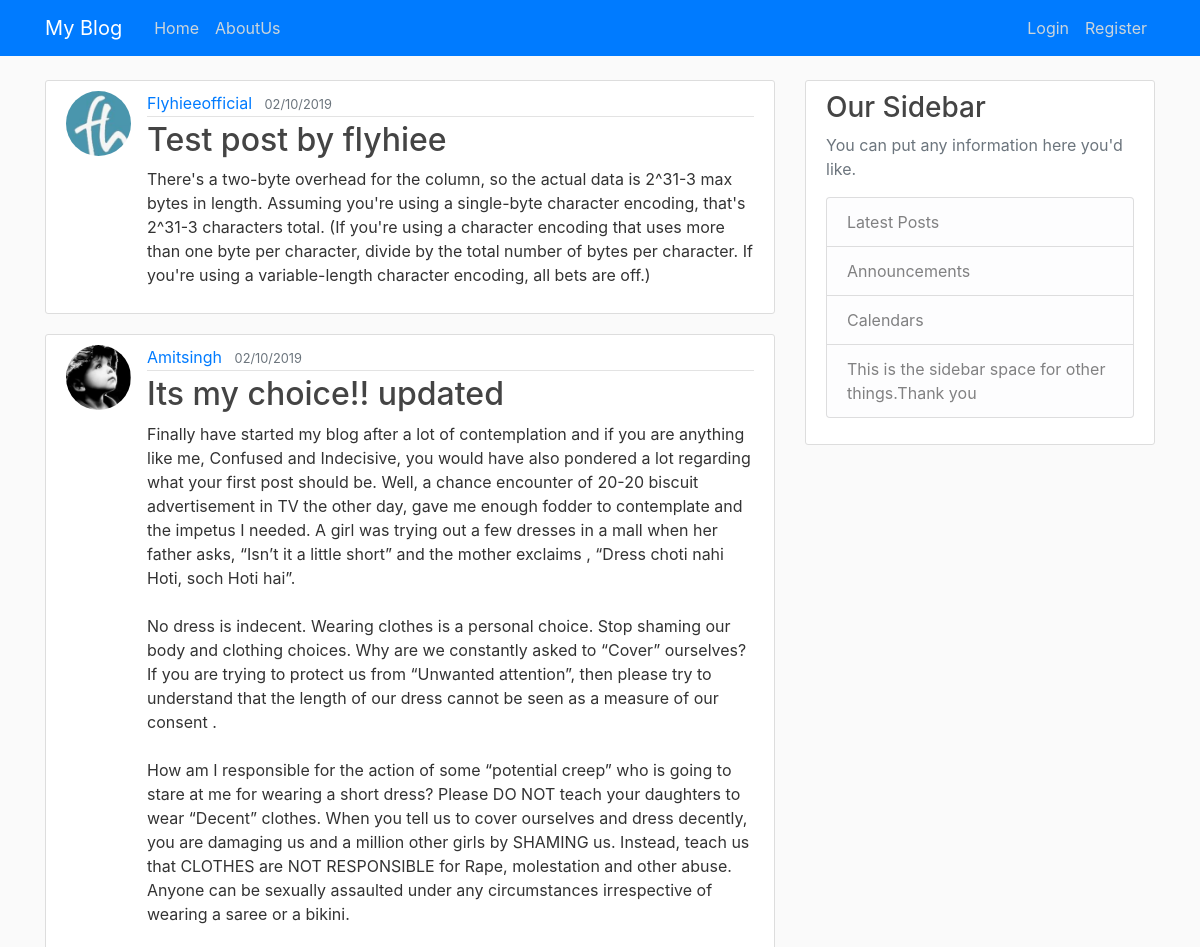
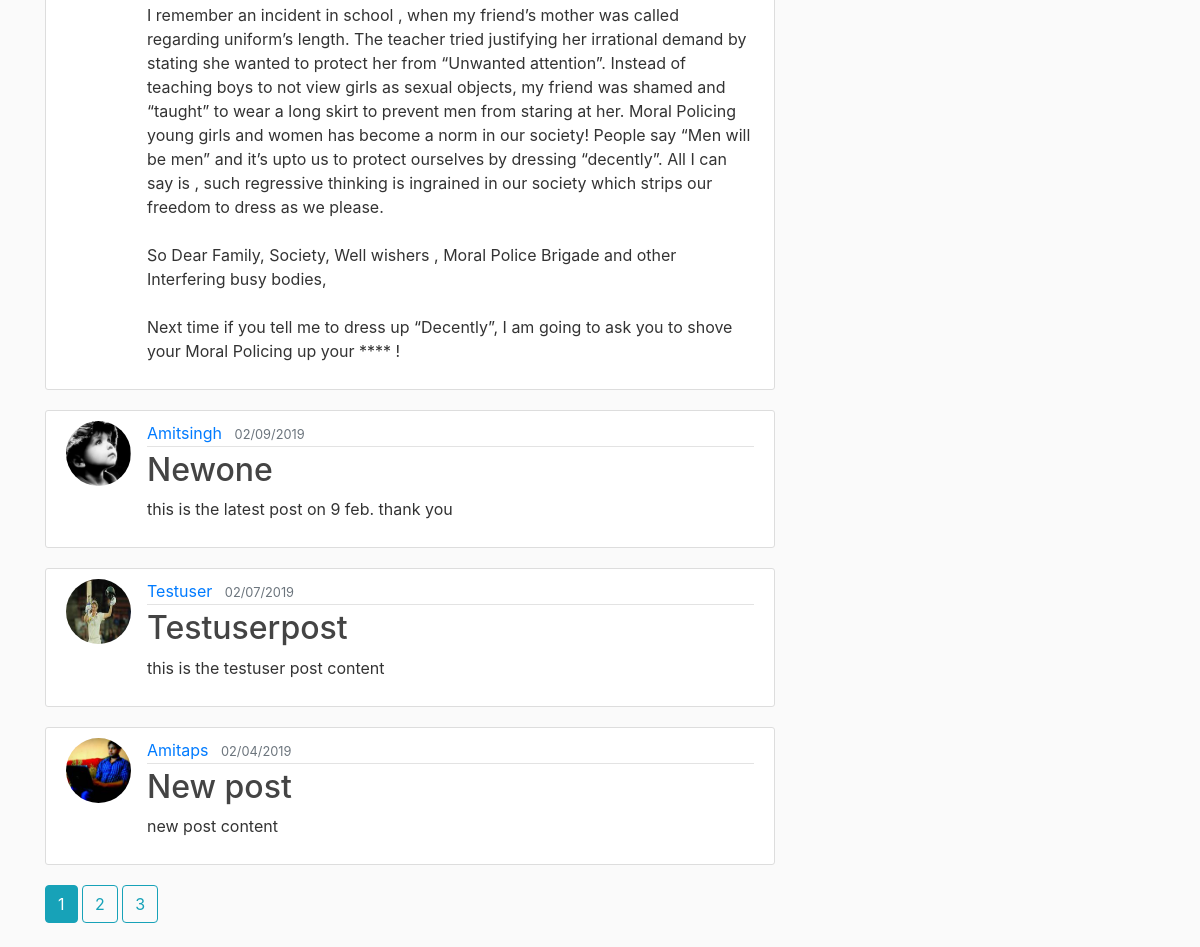
The page /home on the database its author committed (2 pictures, top to bottom).
### myblog/models.py (models this page shows, shortened)
class Post(db.Model):
    id = db.Column(db.Integer, primary_key=True)
    title = db.Column(db.String(110), nullable=False)
    date_posted = db.Column(db.DateTime, nullable=False, default=datetime.utcnow)
    content = db.Column(db.Text, nullable=False)
    user_id = db.Column(db.Integer, db.ForeignKey('user.id'), nullable=False)

class User(db.Model, UserMixin):
    id = db.Column(db.Integer, primary_key=True)
    username = db.Column(db.String(20), unique=True, nullable=False)
    email = db.Column(db.String(120), unique=True, nullable=False)
    image_file = db.Column(db.String(20), nullable=False, default='default.jpg')
    about_me = db.Column(db.String(240))
    password = db.Column(db.String(50), nullable=False)
    posts = db.relationship('Post', backref='author', lazy=True)

### myblog/main/routes.py (the view)
@main.route("/")
@main.route("/home")
def home():
    page = request.args.get('page', 1, type=int)
    posts = Post.query.order_by(Post.date_posted.desc()).paginate(page=page, per_page=5)
    return render_template('home.html', posts=posts)

### myblog/templates/home.html
{% extends "layout.html" %}
{% block content %}
    {% for post in posts.items %}
        <article class="media content-section">
          <img class="rounded-circle article-img" src="{{ url_for('static', filename='profile_pics/' + post.author.image_file )}}">
          <div class="media-body">
            <div class="article-metadata">
              <a class="mr-2" href="{{ url_for('users.user_posts', username=post.author.username) }}">{{ post.author.username|capitalize }}</a>
              <small class="text-muted">{{ post.date_posted.strftime('%m/%d/%Y') }}</small>
            </div>
            <h2><a class="article-title" href="{{ url_for('posts.post', post_id=post.id)}}">{{ post.title|capitalize  }}</a></h2>
            <p class="article-content">{{ post.content }}</p>
          </div>
         </article>
    {% endfor %}
    {% for page_num in posts.iter_pages(left_edge=1, right_edge=1, left_current=1, right_current=2) %}
      {% if page_num %}
        {% if posts.page == page_num %}
           <a class="btn btn-info mb-4" href="{{ url_for('main.home', page=page_num) }}">{{ page_num }}</a>
         {% else %}
           <a class="btn btn-outline-info mb-4" href="{{ url_for('main.home', page=page_num) }}">{{ page_num }}</a>
         {% endif %}
      {% else %}
        .....
      {% endif %}
    {% endfor %}
{% endblock content %}

### myblog/templates/layout.html (shortened to what this page needs)
<!DOCTYPE html>
<html>
<head>
    <link rel="stylesheet" href="https://stackpath.bootstrapcdn.com/bootstrap/4.2.1/css/bootstrap.min.css">
    <link rel="stylesheet" type="text/css" href="{{ url_for('static', filename='main.css') }}">
</head>
<body>
    <header class="site-header">
      <nav class="navbar navbar-expand-md navbar-dark bg-primary fixed-top">
        <div class="container">
          <a class="navbar-brand mr-4" href="/">My Blog</a>
          <div class="collapse navbar-collapse" id="navbarToggle">
            <div class="navbar-nav mr-auto">
              <a class="nav-item nav-link" href="{{ url_for('main.home') }}">Home</a>
              <a class="nav-item nav-link" href="{{ url_for('main.about') }}">AboutUs</a>
            </div>
            <div class="navbar-nav">
              {% if current_user.is_authenticated  %}
                <a class="nav-item nav-link" href="{{ url_for('posts.new_post') }}">CreatePost</a>
                <a class="nav-item nav-link" href="{{ url_for('users.account') }}">{{current_user.username|capitalize}}</a>
                <a class="nav-item nav-link" href="{{ url_for('users.logout') }}">Logout</a>
              {% else %}
                <a class="nav-item nav-link" href="{{ url_for('users.login') }}">Login</a>
                <a class="nav-item nav-link" href="{{ url_for('users.register') }}">Register</a>
              {% endif %}
            </div>
          </div>
        </div>
      </nav>
    </header>
    <main role="main" class="container">
      <div class="row">
        <div class="col-md-8">
          {% block content %}{% endblock %}
        </div>
        <div class="col-md-4">
          <div class="content-section">
            <h3>Our Sidebar</h3>
            <p class='text-muted'>You can put any information here you'd like.
              <ul class="list-group">
                <li class="list-group-item list-group-item-light">Latest Posts</li>
                <li class="list-group-item list-group-item-light">Announcements</li>
                <li class="list-group-item list-group-item-light">Calendars</li>
                <li class="list-group-item list-group-item-light">This is the sidebar space for other things.Thank you</li>
              </ul>
            </p>
          </div>
        </div>
      </div>
    </main>
</body>
</html>

### myblog/static/main.css (style rules this page uses)
body { background: #fafafa; color: #333333; margin-top: 5rem; }
h1, h2, h3, h4, h5, h6 { color: #444444; }
.site-header .navbar-nav .nav-link { color: #cbd5db; }
.content-section { background: #ffffff; padding: 10px 20px; border: 1px solid #dddddd; border-radius: 3px; margin-bottom: 20px; }
.article-title { color: #444444; }
.article-content { white-space: pre-line; }
.article-img { height: 65px; width: 65px; margin-right: 16px; }
.article-metadata { padding-bottom: 1px; margin-bottom: 4px; border-bottom: 1px solid #e3e3e3 }

### rows shown on the page
Post: image_file (picture), author.username "Flyhieeofficial", date_posted "02/10/2019", title "Test post by flyhiee", content "There's a two-byte overhead for the column, so the actual data is 2^31-3 max bytes in length. Assuming you're using a single-byte character encoding, that's 2^31-3 characters total. (If you're using a character encoding that uses more than one byte per character, divide by the total number of bytes per character. If you're using a variable-length character encoding, all bets are off.)"
Post: image_file (picture), author.username "Amitsingh", date_posted "02/10/2019", title "Its my choice!! updated", content "Finally have started my blog after a lot of contemplation and if you are anything like me, Confused and Indecisive, you would have also pondered a lot regarding what your first post should be. Well, a chance encounter of 20-20 biscuit advertisement in TV the other day, gave me enough fodder to contemplate and the impetus I needed. A girl was trying out a few dresses in a mall when her father asks, “Isn’t it a little short” and the mother exclaims , “Dress choti nahi Hoti, soch Hoti hai”. No dress is indecent. Wearing clothes is a personal choice. Stop shaming our body and clothing choices. Why are we constantly asked to “Cover” ourselves? If you are trying to protect us from “Unwanted…"
Post: image_file (picture), author.username "Amitsingh", date_posted "02/09/2019", title "Newone", content "this is the latest post on 9 feb. thank you"
Post: image_file (picture), author.username "Testuser", date_posted "02/07/2019", title "Testuserpost", content "this is the testuser post content"
Post: image_file (picture), author.username "Amitaps", date_posted "02/04/2019", title "New post", content "new post content"

### other values the page prints
{{ page_num }} "1"
{{ page_num }} "2" "3"
